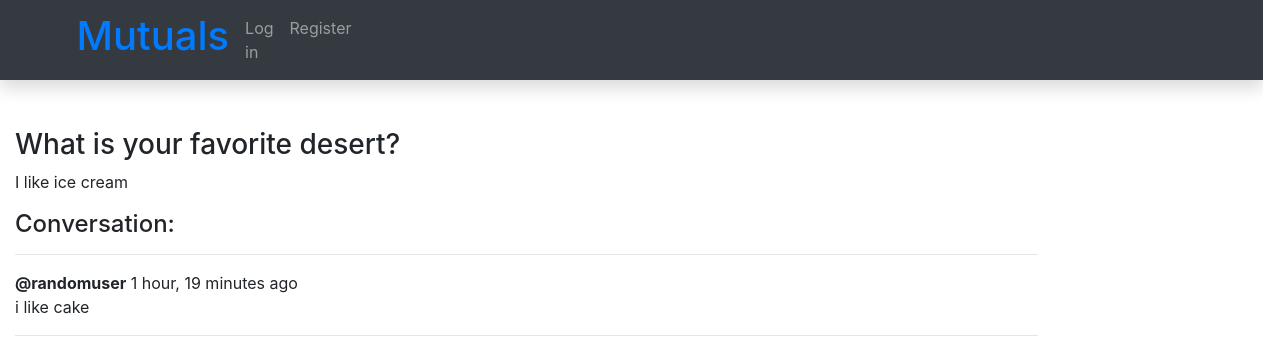
Screenshot of /t/4/ with the database file from the repository.
### library/models.py (models this page shows, shortened)
class Post(models.Model):
    post_name = models.CharField('Post name', max_length=100)
    description = HTMLField()
    updated = models.DateTimeField(auto_now=True)
    created = models.DateTimeField(auto_now_add=True)
    interest_tag = models.ManyToManyField(Interest, related_name='interest_tag')
    post_host = models.ForeignKey(User, on_delete=models.SET_NULL, null=True)
    class Meta:
        ordering = ['-updated', 'created']

class Comment(models.Model):
    user = models.ForeignKey(User, on_delete=models.CASCADE)
    post = models.ForeignKey(Post, on_delete=models.CASCADE)
    body = models.TextField()
    updated = models.DateTimeField(auto_now=True)
    created = models.DateTimeField(auto_now_add=True)
    class Meta:
        ordering = ['-updated', 'created']

### library/views.py (the view, shortened to what this page needs)
# urls.py: path('t/<str:pk>/', views.topic, name="topic"),
def topic(request, pk):
    post = Post.objects.get(id=pk)
    comment = post.comment_set.all().order_by('created')
    context = {
        'post': post,
        'comment': comment
    }
    return render(request, 'library/topic.html', context)

### library/templates/library/topic.html (shortened to what this page needs)
{% extends 'main.html' %}
{% block content %}
<h3>{{post.post_name}}</h3>
<p>{{post.description}}</p>
<div class="comment-frapper">
        <h4>Conversation:</h4>
        <hr>
        {% for a in comment %}
                <div>
                        <a><strong>@{{a.user}}</strong> {{a.created|timesince}} ago </a>
                        <br>
                        <a>{{a.body}}</a>
                        <hr>
                </div>
        {% endfor %}
</div>
{% endblock %}

### rows the page displays
Post: post_name "What is your favorite desert?", description "I like ice cream"
Comment: user "randomuser", created "1 hour, 19 minutes", body "i like cake"
